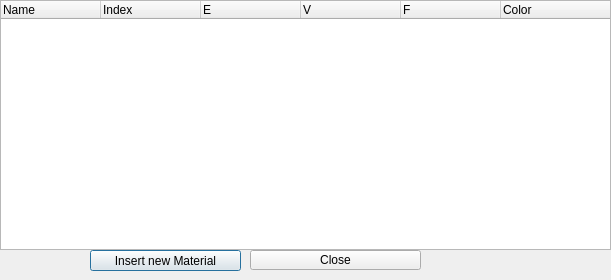
<?xml version="1.0" encoding="UTF-8"?>
<ui version="4.0">
 <class>Dialog</class>
 <widget class="QDialog" name="Dialog">
  <property name="geometry">
   <rect>
    <x>0</x>
    <y>0</y>
    <width>611</width>
    <height>280</height>
   </rect>
  </property>
  <property name="maximumSize">
   <size>
    <width>611</width>
    <height>280</height>
   </size>
  </property>
  <property name="windowTitle">
   <string>Material</string>
  </property>
  <widget class="QWidget" name="widget" native="true">
   <property name="geometry">
    <rect>
     <x>0</x>
     <y>0</y>
     <width>611</width>
     <height>250</height>
    </rect>
   </property>
   <property name="maximumSize">
    <size>
     <width>800</width>
     <height>250</height>
    </size>
   </property>
   <widget class="QTreeWidget" name="treeWidget">
    <property name="geometry">
     <rect>
      <x>0</x>
      <y>0</y>
      <width>611</width>
      <height>250</height>
     </rect>
    </property>
    <column>
     <property name="text">
      <string>Name</string>
     </property>
    </column>
    <column>
     <property name="text">
      <string>Index</string>
     </property>
    </column>
    <column>
     <property name="text">
      <string>E</string>
     </property>
    </column>
    <column>
     <property name="text">
      <string>V</string>
     </property>
    </column>
    <column>
     <property name="text">
      <string>F</string>
     </property>
    </column>
    <column>
     <property name="text">
      <string>Color</string>
     </property>
    </column>
   </widget>
  </widget>
  <widget class="QPushButton" name="button_insert_material">
   <property name="geometry">
    <rect>
     <x>90</x>
     <y>250</y>
     <width>151</width>
     <height>21</height>
    </rect>
   </property>
   <property name="text">
    <string>Insert new Material</string>
   </property>
  </widget>
  <widget class="QPushButton" name="button_close">
   <property name="geometry">
    <rect>
     <x>250</x>
     <y>250</y>
     <width>171</width>
     <height>20</height>
    </rect>
   </property>
   <property name="text">
    <string>Close</string>
   </property>
  </widget>
 </widget>
 <resources/>
 <connections/>
</ui>
